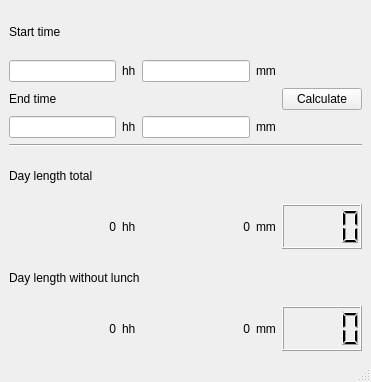
<?xml version="1.0" encoding="UTF-8"?>
<ui version="4.0">
 <class>MainWindow</class>
 <widget class="QMainWindow" name="MainWindow">
  <property name="geometry">
   <rect>
    <x>0</x>
    <y>0</y>
    <width>371</width>
    <height>382</height>
   </rect>
  </property>
  <property name="windowTitle">
   <string>MainWindow</string>
  </property>
  <widget class="QWidget" name="centralwidget">
   <layout class="QGridLayout" name="gridLayout">
    <item row="8" column="3">
     <widget class="QLabel" name="label_11">
      <property name="text">
       <string>mm</string>
      </property>
     </widget>
    </item>
    <item row="8" column="4">
     <widget class="QLCDNumber" name="lcdNumber_length_no_lunch">
      <property name="digitCount">
       <number>4</number>
      </property>
     </widget>
    </item>
    <item row="3" column="2">
     <widget class="QLineEdit" name="lineEdit_end_mm"/>
    </item>
    <item row="3" column="1">
     <widget class="QLabel" name="label_7">
      <property name="text">
       <string>hh</string>
      </property>
     </widget>
    </item>
    <item row="3" column="3">
     <widget class="QLabel" name="label_8">
      <property name="text">
       <string>mm</string>
      </property>
     </widget>
    </item>
    <item row="6" column="0">
     <widget class="QLabel" name="label_length_total_hh">
      <property name="autoFillBackground">
       <bool>false</bool>
      </property>
      <property name="text">
       <string>0</string>
      </property>
      <property name="alignment">
       <set>Qt::AlignRight|Qt::AlignTrailing|Qt::AlignVCenter</set>
      </property>
     </widget>
    </item>
    <item row="6" column="3">
     <widget class="QLabel" name="label_9">
      <property name="text">
       <string>mm</string>
      </property>
     </widget>
    </item>
    <item row="6" column="2">
     <widget class="QLabel" name="label_length_total_mm">
      <property name="text">
       <string>0</string>
      </property>
      <property name="alignment">
       <set>Qt::AlignRight|Qt::AlignTrailing|Qt::AlignVCenter</set>
      </property>
     </widget>
    </item>
    <item row="1" column="0">
     <widget class="QLineEdit" name="lineEdit_start_hh"/>
    </item>
    <item row="6" column="1">
     <widget class="QLabel" name="label_10">
      <property name="text">
       <string>hh</string>
      </property>
     </widget>
    </item>
    <item row="5" column="0" colspan="3">
     <widget class="QLabel" name="label_4">
      <property name="text">
       <string>Day length total</string>
      </property>
     </widget>
    </item>
    <item row="1" column="3">
     <widget class="QLabel" name="label_5">
      <property name="text">
       <string>mm</string>
      </property>
     </widget>
    </item>
    <item row="1" column="1">
     <widget class="QLabel" name="label_3">
      <property name="text">
       <string>hh</string>
      </property>
     </widget>
    </item>
    <item row="0" column="0" colspan="2">
     <widget class="QLabel" name="label">
      <property name="text">
       <string>Start time</string>
      </property>
     </widget>
    </item>
    <item row="1" column="2">
     <widget class="QLineEdit" name="lineEdit_start_mm"/>
    </item>
    <item row="2" column="0" colspan="2">
     <widget class="QLabel" name="label_2">
      <property name="text">
       <string>End time</string>
      </property>
     </widget>
    </item>
    <item row="8" column="2">
     <widget class="QLabel" name="label_length_no_lunch_mm">
      <property name="text">
       <string>0</string>
      </property>
      <property name="alignment">
       <set>Qt::AlignRight|Qt::AlignTrailing|Qt::AlignVCenter</set>
      </property>
     </widget>
    </item>
    <item row="4" column="0" colspan="5">
     <widget class="Line" name="line">
      <property name="orientation">
       <enum>Qt::Horizontal</enum>
      </property>
     </widget>
    </item>
    <item row="8" column="1">
     <widget class="QLabel" name="label_12">
      <property name="text">
       <string>hh</string>
      </property>
     </widget>
    </item>
    <item row="3" column="0">
     <widget class="QLineEdit" name="lineEdit_end_hh"/>
    </item>
    <item row="7" column="0" colspan="4">
     <widget class="QLabel" name="label_6">
      <property name="text">
       <string>Day length without lunch</string>
      </property>
     </widget>
    </item>
    <item row="8" column="0">
     <widget class="QLabel" name="label_length_no_lunch_hh">
      <property name="text">
       <string>0</string>
      </property>
      <property name="alignment">
       <set>Qt::AlignRight|Qt::AlignTrailing|Qt::AlignVCenter</set>
      </property>
     </widget>
    </item>
    <item row="6" column="4">
     <widget class="QLCDNumber" name="lcdNumber_length_total">
      <property name="digitCount">
       <number>4</number>
      </property>
     </widget>
    </item>
    <item row="2" column="4">
     <widget class="QPushButton" name="pushButton">
      <property name="text">
       <string>Calculate</string>
      </property>
     </widget>
    </item>
   </layout>
  </widget>
  <widget class="QMenuBar" name="menubar">
   <property name="geometry">
    <rect>
     <x>0</x>
     <y>0</y>
     <width>371</width>
     <height>22</height>
    </rect>
   </property>
  </widget>
  <widget class="QStatusBar" name="statusbar"/>
 </widget>
 <resources/>
 <connections/>
</ui>
